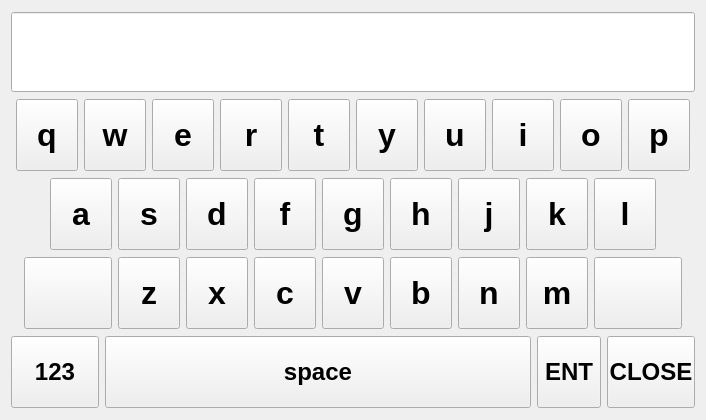
<?xml version="1.0" encoding="UTF-8"?>
<ui version="4.0">
 <class>KeyboardDialog</class>
 <widget class="QDialog" name="KeyboardDialog">
  <property name="geometry">
   <rect>
    <x>0</x>
    <y>0</y>
    <width>706</width>
    <height>420</height>
   </rect>
  </property>
  <property name="maximumSize">
   <size>
    <width>800</width>
    <height>480</height>
   </size>
  </property>
  <layout class="QVBoxLayout" name="_2">
   <item>
    <widget class="QLineEdit" name="lineEdit">
     <property name="font">
      <font>
       <pointsize>48</pointsize>
       <weight>75</weight>
       <bold>true</bold>
      </font>
     </property>
    </widget>
   </item>
   <item>
    <layout class="QHBoxLayout" name="horizontalLayout_2">
     <item>
      <spacer name="horizontalSpacer_3">
       <property name="orientation">
        <enum>Qt::Horizontal</enum>
       </property>
       <property name="sizeHint" stdset="0">
        <size>
         <width>40</width>
         <height>20</height>
        </size>
       </property>
      </spacer>
     </item>
     <item>
      <widget class="QPushButton" name="btn_0">
       <property name="minimumSize">
        <size>
         <width>62</width>
         <height>72</height>
        </size>
       </property>
       <property name="maximumSize">
        <size>
         <width>62</width>
         <height>72</height>
        </size>
       </property>
       <property name="font">
        <font>
         <pointsize>24</pointsize>
         <weight>75</weight>
         <bold>true</bold>
        </font>
       </property>
       <property name="focusPolicy">
        <enum>Qt::NoFocus</enum>
       </property>
       <property name="text">
        <string>q</string>
       </property>
      </widget>
     </item>
     <item>
      <widget class="QPushButton" name="btn_1">
       <property name="minimumSize">
        <size>
         <width>62</width>
         <height>72</height>
        </size>
       </property>
       <property name="maximumSize">
        <size>
         <width>62</width>
         <height>72</height>
        </size>
       </property>
       <property name="font">
        <font>
         <pointsize>24</pointsize>
         <weight>75</weight>
         <bold>true</bold>
        </font>
       </property>
       <property name="focusPolicy">
        <enum>Qt::NoFocus</enum>
       </property>
       <property name="text">
        <string>w</string>
       </property>
      </widget>
     </item>
     <item>
      <widget class="QPushButton" name="btn_2">
       <property name="minimumSize">
        <size>
         <width>62</width>
         <height>72</height>
        </size>
       </property>
       <property name="maximumSize">
        <size>
         <width>62</width>
         <height>72</height>
        </size>
       </property>
       <property name="font">
        <font>
         <pointsize>24</pointsize>
         <weight>75</weight>
         <bold>true</bold>
        </font>
       </property>
       <property name="focusPolicy">
        <enum>Qt::NoFocus</enum>
       </property>
       <property name="text">
        <string>e</string>
       </property>
      </widget>
     </item>
     <item>
      <widget class="QPushButton" name="btn_3">
       <property name="minimumSize">
        <size>
         <width>62</width>
         <height>72</height>
        </size>
       </property>
       <property name="maximumSize">
        <size>
         <width>62</width>
         <height>72</height>
        </size>
       </property>
       <property name="font">
        <font>
         <pointsize>24</pointsize>
         <weight>75</weight>
         <bold>true</bold>
        </font>
       </property>
       <property name="focusPolicy">
        <enum>Qt::NoFocus</enum>
       </property>
       <property name="text">
        <string>r</string>
       </property>
      </widget>
     </item>
     <item>
      <widget class="QPushButton" name="btn_4">
       <property name="minimumSize">
        <size>
         <width>62</width>
         <height>72</height>
        </size>
       </property>
       <property name="maximumSize">
        <size>
         <width>62</width>
         <height>72</height>
        </size>
       </property>
       <property name="font">
        <font>
         <pointsize>24</pointsize>
         <weight>75</weight>
         <bold>true</bold>
        </font>
       </property>
       <property name="focusPolicy">
        <enum>Qt::NoFocus</enum>
       </property>
       <property name="text">
        <string>t</string>
       </property>
      </widget>
     </item>
     <item>
      <widget class="QPushButton" name="btn_5">
       <property name="minimumSize">
        <size>
         <width>62</width>
         <height>72</height>
        </size>
       </property>
       <property name="maximumSize">
        <size>
         <width>62</width>
         <height>72</height>
        </size>
       </property>
       <property name="font">
        <font>
         <pointsize>24</pointsize>
         <weight>75</weight>
         <bold>true</bold>
        </font>
       </property>
       <property name="focusPolicy">
        <enum>Qt::NoFocus</enum>
       </property>
       <property name="text">
        <string>y</string>
       </property>
      </widget>
     </item>
     <item>
      <widget class="QPushButton" name="btn_6">
       <property name="minimumSize">
        <size>
         <width>62</width>
         <height>72</height>
        </size>
       </property>
       <property name="maximumSize">
        <size>
         <width>62</width>
         <height>72</height>
        </size>
       </property>
       <property name="font">
        <font>
         <pointsize>24</pointsize>
         <weight>75</weight>
         <bold>true</bold>
        </font>
       </property>
       <property name="focusPolicy">
        <enum>Qt::NoFocus</enum>
       </property>
       <property name="text">
        <string>u</string>
       </property>
      </widget>
     </item>
     <item>
      <widget class="QPushButton" name="btn_7">
       <property name="minimumSize">
        <size>
         <width>62</width>
         <height>72</height>
        </size>
       </property>
       <property name="maximumSize">
        <size>
         <width>62</width>
         <height>72</height>
        </size>
       </property>
       <property name="font">
        <font>
         <pointsize>24</pointsize>
         <weight>75</weight>
         <bold>true</bold>
        </font>
       </property>
       <property name="focusPolicy">
        <enum>Qt::NoFocus</enum>
       </property>
       <property name="text">
        <string>i</string>
       </property>
      </widget>
     </item>
     <item>
      <widget class="QPushButton" name="btn_8">
       <property name="minimumSize">
        <size>
         <width>62</width>
         <height>72</height>
        </size>
       </property>
       <property name="maximumSize">
        <size>
         <width>62</width>
         <height>72</height>
        </size>
       </property>
       <property name="font">
        <font>
         <pointsize>24</pointsize>
         <weight>75</weight>
         <bold>true</bold>
        </font>
       </property>
       <property name="focusPolicy">
        <enum>Qt::NoFocus</enum>
       </property>
       <property name="text">
        <string>o</string>
       </property>
      </widget>
     </item>
     <item>
      <widget class="QPushButton" name="btn_9">
       <property name="minimumSize">
        <size>
         <width>62</width>
         <height>72</height>
        </size>
       </property>
       <property name="maximumSize">
        <size>
         <width>62</width>
         <height>72</height>
        </size>
       </property>
       <property name="font">
        <font>
         <pointsize>24</pointsize>
         <weight>75</weight>
         <bold>true</bold>
        </font>
       </property>
       <property name="focusPolicy">
        <enum>Qt::NoFocus</enum>
       </property>
       <property name="text">
        <string>p</string>
       </property>
      </widget>
     </item>
     <item>
      <spacer name="horizontalSpacer_4">
       <property name="orientation">
        <enum>Qt::Horizontal</enum>
       </property>
       <property name="sizeHint" stdset="0">
        <size>
         <width>40</width>
         <height>20</height>
        </size>
       </property>
      </spacer>
     </item>
    </layout>
   </item>
   <item>
    <layout class="QHBoxLayout" name="horizontalLayout_3">
     <item>
      <spacer name="horizontalSpacer_2">
       <property name="orientation">
        <enum>Qt::Horizontal</enum>
       </property>
       <property name="sizeHint" stdset="0">
        <size>
         <width>40</width>
         <height>20</height>
        </size>
       </property>
      </spacer>
     </item>
     <item>
      <widget class="QPushButton" name="btn_10">
       <property name="minimumSize">
        <size>
         <width>62</width>
         <height>72</height>
        </size>
       </property>
       <property name="maximumSize">
        <size>
         <width>62</width>
         <height>72</height>
        </size>
       </property>
       <property name="font">
        <font>
         <pointsize>24</pointsize>
         <weight>75</weight>
         <bold>true</bold>
        </font>
       </property>
       <property name="focusPolicy">
        <enum>Qt::NoFocus</enum>
       </property>
       <property name="text">
        <string>a</string>
       </property>
      </widget>
     </item>
     <item>
      <widget class="QPushButton" name="btn_11">
       <property name="minimumSize">
        <size>
         <width>62</width>
         <height>72</height>
        </size>
       </property>
       <property name="maximumSize">
        <size>
         <width>62</width>
         <height>72</height>
        </size>
       </property>
       <property name="font">
        <font>
         <pointsize>24</pointsize>
         <weight>75</weight>
         <bold>true</bold>
        </font>
       </property>
       <property name="focusPolicy">
        <enum>Qt::NoFocus</enum>
       </property>
       <property name="text">
        <string>s</string>
       </property>
      </widget>
     </item>
     <item>
      <widget class="QPushButton" name="btn_12">
       <property name="minimumSize">
        <size>
         <width>62</width>
         <height>72</height>
        </size>
       </property>
       <property name="maximumSize">
        <size>
         <width>62</width>
         <height>72</height>
        </size>
       </property>
       <property name="font">
        <font>
         <pointsize>24</pointsize>
         <weight>75</weight>
         <bold>true</bold>
        </font>
       </property>
       <property name="focusPolicy">
        <enum>Qt::NoFocus</enum>
       </property>
       <property name="text">
        <string>d</string>
       </property>
      </widget>
     </item>
     <item>
      <widget class="QPushButton" name="btn_13">
       <property name="minimumSize">
        <size>
         <width>62</width>
         <height>72</height>
        </size>
       </property>
       <property name="maximumSize">
        <size>
         <width>62</width>
         <height>72</height>
        </size>
       </property>
       <property name="font">
        <font>
         <pointsize>24</pointsize>
         <weight>75</weight>
         <bold>true</bold>
        </font>
       </property>
       <property name="focusPolicy">
        <enum>Qt::NoFocus</enum>
       </property>
       <property name="text">
        <string>f</string>
       </property>
      </widget>
     </item>
     <item>
      <widget class="QPushButton" name="btn_14">
       <property name="minimumSize">
        <size>
         <width>62</width>
         <height>72</height>
        </size>
       </property>
       <property name="maximumSize">
        <size>
         <width>62</width>
         <height>72</height>
        </size>
       </property>
       <property name="font">
        <font>
         <pointsize>24</pointsize>
         <weight>75</weight>
         <bold>true</bold>
        </font>
       </property>
       <property name="focusPolicy">
        <enum>Qt::NoFocus</enum>
       </property>
       <property name="text">
        <string>g</string>
       </property>
      </widget>
     </item>
     <item>
      <widget class="QPushButton" name="btn_15">
       <property name="minimumSize">
        <size>
         <width>62</width>
         <height>72</height>
        </size>
       </property>
       <property name="maximumSize">
        <size>
         <width>62</width>
         <height>72</height>
        </size>
       </property>
       <property name="font">
        <font>
         <pointsize>24</pointsize>
         <weight>75</weight>
         <bold>true</bold>
        </font>
       </property>
       <property name="focusPolicy">
        <enum>Qt::NoFocus</enum>
       </property>
       <property name="text">
        <string>h</string>
       </property>
      </widget>
     </item>
     <item>
      <widget class="QPushButton" name="btn_16">
       <property name="minimumSize">
        <size>
         <width>62</width>
         <height>72</height>
        </size>
       </property>
       <property name="maximumSize">
        <size>
         <width>62</width>
         <height>72</height>
        </size>
       </property>
       <property name="font">
        <font>
         <pointsize>24</pointsize>
         <weight>75</weight>
         <bold>true</bold>
        </font>
       </property>
       <property name="focusPolicy">
        <enum>Qt::NoFocus</enum>
       </property>
       <property name="text">
        <string>j</string>
       </property>
      </widget>
     </item>
     <item>
      <widget class="QPushButton" name="btn_17">
       <property name="minimumSize">
        <size>
         <width>62</width>
         <height>72</height>
        </size>
       </property>
       <property name="maximumSize">
        <size>
         <width>62</width>
         <height>72</height>
        </size>
       </property>
       <property name="font">
        <font>
         <pointsize>24</pointsize>
         <weight>75</weight>
         <bold>true</bold>
        </font>
       </property>
       <property name="focusPolicy">
        <enum>Qt::NoFocus</enum>
       </property>
       <property name="text">
        <string>k</string>
       </property>
      </widget>
     </item>
     <item>
      <widget class="QPushButton" name="btn_18">
       <property name="minimumSize">
        <size>
         <width>62</width>
         <height>72</height>
        </size>
       </property>
       <property name="maximumSize">
        <size>
         <width>62</width>
         <height>72</height>
        </size>
       </property>
       <property name="font">
        <font>
         <pointsize>24</pointsize>
         <weight>75</weight>
         <bold>true</bold>
        </font>
       </property>
       <property name="focusPolicy">
        <enum>Qt::NoFocus</enum>
       </property>
       <property name="text">
        <string>l</string>
       </property>
      </widget>
     </item>
     <item>
      <spacer name="horizontalSpacer_5">
       <property name="orientation">
        <enum>Qt::Horizontal</enum>
       </property>
       <property name="sizeHint" stdset="0">
        <size>
         <width>40</width>
         <height>20</height>
        </size>
       </property>
      </spacer>
     </item>
    </layout>
   </item>
   <item>
    <layout class="QHBoxLayout" name="horizontalLayout_4">
     <item>
      <spacer name="horizontalSpacer_6">
       <property name="orientation">
        <enum>Qt::Horizontal</enum>
       </property>
       <property name="sizeHint" stdset="0">
        <size>
         <width>40</width>
         <height>20</height>
        </size>
       </property>
      </spacer>
     </item>
     <item>
      <widget class="QPushButton" name="btnShift">
       <property name="minimumSize">
        <size>
         <width>88</width>
         <height>72</height>
        </size>
       </property>
       <property name="maximumSize">
        <size>
         <width>90</width>
         <height>72</height>
        </size>
       </property>
       <property name="font">
        <font>
         <pointsize>18</pointsize>
         <weight>75</weight>
         <bold>true</bold>
        </font>
       </property>
       <property name="focusPolicy">
        <enum>Qt::NoFocus</enum>
       </property>
       <property name="icon">
        <iconset resource="keyboarddialog.qrc">
         <normaloff>:/KeyboardPixmaps/capslock_off.png</normaloff>:/KeyboardPixmaps/capslock_off.png</iconset>
       </property>
       <property name="iconSize">
        <size>
         <width>52</width>
         <height>52</height>
        </size>
       </property>
       <property name="checkable">
        <bool>true</bool>
       </property>
      </widget>
     </item>
     <item>
      <widget class="QPushButton" name="btn_19">
       <property name="minimumSize">
        <size>
         <width>62</width>
         <height>72</height>
        </size>
       </property>
       <property name="maximumSize">
        <size>
         <width>62</width>
         <height>72</height>
        </size>
       </property>
       <property name="font">
        <font>
         <pointsize>24</pointsize>
         <weight>75</weight>
         <bold>true</bold>
        </font>
       </property>
       <property name="focusPolicy">
        <enum>Qt::NoFocus</enum>
       </property>
       <property name="text">
        <string>z</string>
       </property>
      </widget>
     </item>
     <item>
      <widget class="QPushButton" name="btn_20">
       <property name="minimumSize">
        <size>
         <width>62</width>
         <height>72</height>
        </size>
       </property>
       <property name="maximumSize">
        <size>
         <width>62</width>
         <height>72</height>
        </size>
       </property>
       <property name="font">
        <font>
         <pointsize>24</pointsize>
         <weight>75</weight>
         <bold>true</bold>
        </font>
       </property>
       <property name="focusPolicy">
        <enum>Qt::NoFocus</enum>
       </property>
       <property name="text">
        <string>x</string>
       </property>
      </widget>
     </item>
     <item>
      <widget class="QPushButton" name="btn_21">
       <property name="minimumSize">
        <size>
         <width>62</width>
         <height>72</height>
        </size>
       </property>
       <property name="maximumSize">
        <size>
         <width>62</width>
         <height>72</height>
        </size>
       </property>
       <property name="font">
        <font>
         <pointsize>24</pointsize>
         <weight>75</weight>
         <bold>true</bold>
        </font>
       </property>
       <property name="focusPolicy">
        <enum>Qt::NoFocus</enum>
       </property>
       <property name="text">
        <string>c</string>
       </property>
      </widget>
     </item>
     <item>
      <widget class="QPushButton" name="btn_22">
       <property name="minimumSize">
        <size>
         <width>62</width>
         <height>72</height>
        </size>
       </property>
       <property name="maximumSize">
        <size>
         <width>62</width>
         <height>72</height>
        </size>
       </property>
       <property name="font">
        <font>
         <pointsize>24</pointsize>
         <weight>75</weight>
         <bold>true</bold>
        </font>
       </property>
       <property name="focusPolicy">
        <enum>Qt::NoFocus</enum>
       </property>
       <property name="text">
        <string>v</string>
       </property>
      </widget>
     </item>
     <item>
      <widget class="QPushButton" name="btn_23">
       <property name="minimumSize">
        <size>
         <width>62</width>
         <height>72</height>
        </size>
       </property>
       <property name="maximumSize">
        <size>
         <width>62</width>
         <height>72</height>
        </size>
       </property>
       <property name="font">
        <font>
         <pointsize>24</pointsize>
         <weight>75</weight>
         <bold>true</bold>
        </font>
       </property>
       <property name="focusPolicy">
        <enum>Qt::NoFocus</enum>
       </property>
       <property name="text">
        <string>b</string>
       </property>
      </widget>
     </item>
     <item>
      <widget class="QPushButton" name="btn_24">
       <property name="minimumSize">
        <size>
         <width>62</width>
         <height>72</height>
        </size>
       </property>
       <property name="maximumSize">
        <size>
         <width>62</width>
         <height>72</height>
        </size>
       </property>
       <property name="font">
        <font>
         <pointsize>24</pointsize>
         <weight>75</weight>
         <bold>true</bold>
        </font>
       </property>
       <property name="focusPolicy">
        <enum>Qt::NoFocus</enum>
       </property>
       <property name="text">
        <string>n</string>
       </property>
      </widget>
     </item>
     <item>
      <widget class="QPushButton" name="btn_25">
       <property name="minimumSize">
        <size>
         <width>62</width>
         <height>72</height>
        </size>
       </property>
       <property name="maximumSize">
        <size>
         <width>62</width>
         <height>72</height>
        </size>
       </property>
       <property name="font">
        <font>
         <pointsize>24</pointsize>
         <weight>75</weight>
         <bold>true</bold>
        </font>
       </property>
       <property name="focusPolicy">
        <enum>Qt::NoFocus</enum>
       </property>
       <property name="text">
        <string>m</string>
       </property>
      </widget>
     </item>
     <item>
      <widget class="QPushButton" name="btnDel">
       <property name="minimumSize">
        <size>
         <width>88</width>
         <height>72</height>
        </size>
       </property>
       <property name="maximumSize">
        <size>
         <width>90</width>
         <height>72</height>
        </size>
       </property>
       <property name="font">
        <font>
         <pointsize>18</pointsize>
         <weight>75</weight>
         <bold>true</bold>
        </font>
       </property>
       <property name="focusPolicy">
        <enum>Qt::NoFocus</enum>
       </property>
       <property name="icon">
        <iconset resource="keyboarddialog.qrc">
         <normaloff>:/KeyboardPixmaps/backspace.svg</normaloff>:/KeyboardPixmaps/backspace.svg</iconset>
       </property>
       <property name="iconSize">
        <size>
         <width>48</width>
         <height>48</height>
        </size>
       </property>
      </widget>
     </item>
     <item>
      <spacer name="horizontalSpacer_7">
       <property name="orientation">
        <enum>Qt::Horizontal</enum>
       </property>
       <property name="sizeHint" stdset="0">
        <size>
         <width>40</width>
         <height>20</height>
        </size>
       </property>
      </spacer>
     </item>
    </layout>
   </item>
   <item>
    <layout class="QHBoxLayout" name="horizontalLayout_5">
     <item>
      <widget class="QPushButton" name="btnMod">
       <property name="minimumSize">
        <size>
         <width>88</width>
         <height>72</height>
        </size>
       </property>
       <property name="maximumSize">
        <size>
         <width>88</width>
         <height>72</height>
        </size>
       </property>
       <property name="font">
        <font>
         <pointsize>18</pointsize>
         <weight>75</weight>
         <bold>true</bold>
        </font>
       </property>
       <property name="focusPolicy">
        <enum>Qt::NoFocus</enum>
       </property>
       <property name="text">
        <string>123</string>
       </property>
      </widget>
     </item>
     <item>
      <widget class="QPushButton" name="btn_26">
       <property name="minimumSize">
        <size>
         <width>0</width>
         <height>72</height>
        </size>
       </property>
       <property name="maximumSize">
        <size>
         <width>16777215</width>
         <height>72</height>
        </size>
       </property>
       <property name="font">
        <font>
         <pointsize>18</pointsize>
         <weight>75</weight>
         <bold>true</bold>
        </font>
       </property>
       <property name="focusPolicy">
        <enum>Qt::NoFocus</enum>
       </property>
       <property name="text">
        <string>space</string>
       </property>
      </widget>
     </item>
     <item>
      <widget class="QPushButton" name="btnEnter">
       <property name="minimumSize">
        <size>
         <width>64</width>
         <height>72</height>
        </size>
       </property>
       <property name="maximumSize">
        <size>
         <width>64</width>
         <height>72</height>
        </size>
       </property>
       <property name="font">
        <font>
         <pointsize>18</pointsize>
         <weight>75</weight>
         <bold>true</bold>
        </font>
       </property>
       <property name="focusPolicy">
        <enum>Qt::NoFocus</enum>
       </property>
       <property name="text">
        <string>ENT</string>
       </property>
      </widget>
     </item>
     <item>
      <widget class="QPushButton" name="btnClose">
       <property name="minimumSize">
        <size>
         <width>88</width>
         <height>72</height>
        </size>
       </property>
       <property name="maximumSize">
        <size>
         <width>88</width>
         <height>72</height>
        </size>
       </property>
       <property name="font">
        <font>
         <pointsize>18</pointsize>
         <weight>75</weight>
         <bold>true</bold>
        </font>
       </property>
       <property name="focusPolicy">
        <enum>Qt::NoFocus</enum>
       </property>
       <property name="text">
        <string>CLOSE</string>
       </property>
      </widget>
     </item>
    </layout>
   </item>
  </layout>
 </widget>
 <resources>
  <include location="keyboarddialog.qrc"/>
 </resources>
 <connections/>
</ui>
